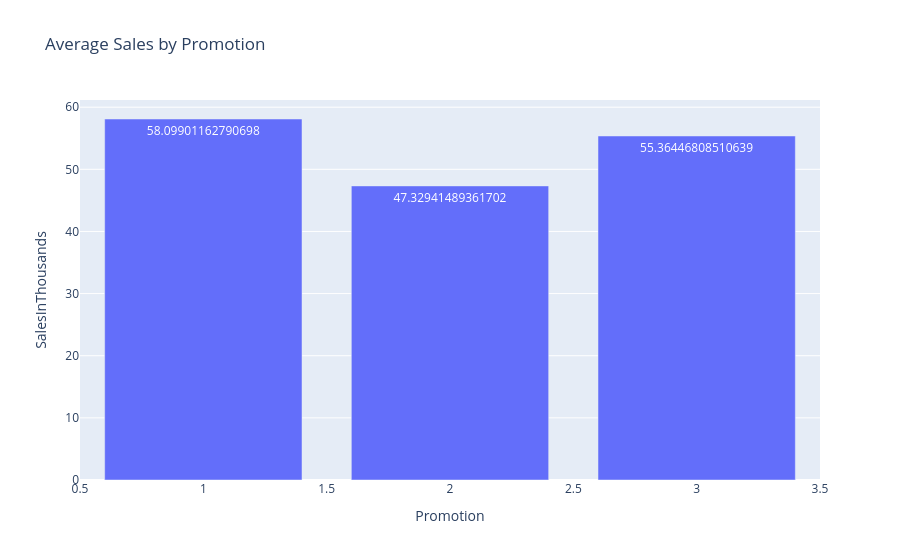

Notebook code for this chart:
### Code cell
promo_avg = (
    df.groupby("Promotion")["SalesInThousands"]
    .mean()
    .reset_index()
)

fig = px.bar(
    promo_avg,
    x="Promotion",
    y="SalesInThousands",
    text="SalesInThousands",
    title="Average Sales by Promotion"
)
fig.show()

### Figure 1 — Plotly figure (JSON) as saved in the notebook; plotly's stock layout.template omitted (floating-point values rounded to 4 significant figures)
{"data": [{"hovertemplate": "Promotion=%{x}<br>SalesInThousands=%{text}<extra></extra>", "legendgroup": "", "marker": {"color": "#636efa", "pattern": {"shape": ""}}, "name": "", "orientation": "v", "showlegend": false, "text": [58.1, 47.33, 55.36], "textposition": "auto", "type": "bar", "x": [1, 2, 3], "xaxis": "x", "y": [58.1, 47.33, 55.36], "yaxis": "y"}], "layout": {"barmode": "relative", "legend": {"tracegroupgap": 0}, "title": {"text": "Average Sales by Promotion"}, "xaxis": {"anchor": "y", "domain": [0, 1], "title": {"text": "Promotion"}}, "yaxis": {"anchor": "x", "domain": [0, 1], "title": {"text": "SalesInThousands"}}}}
